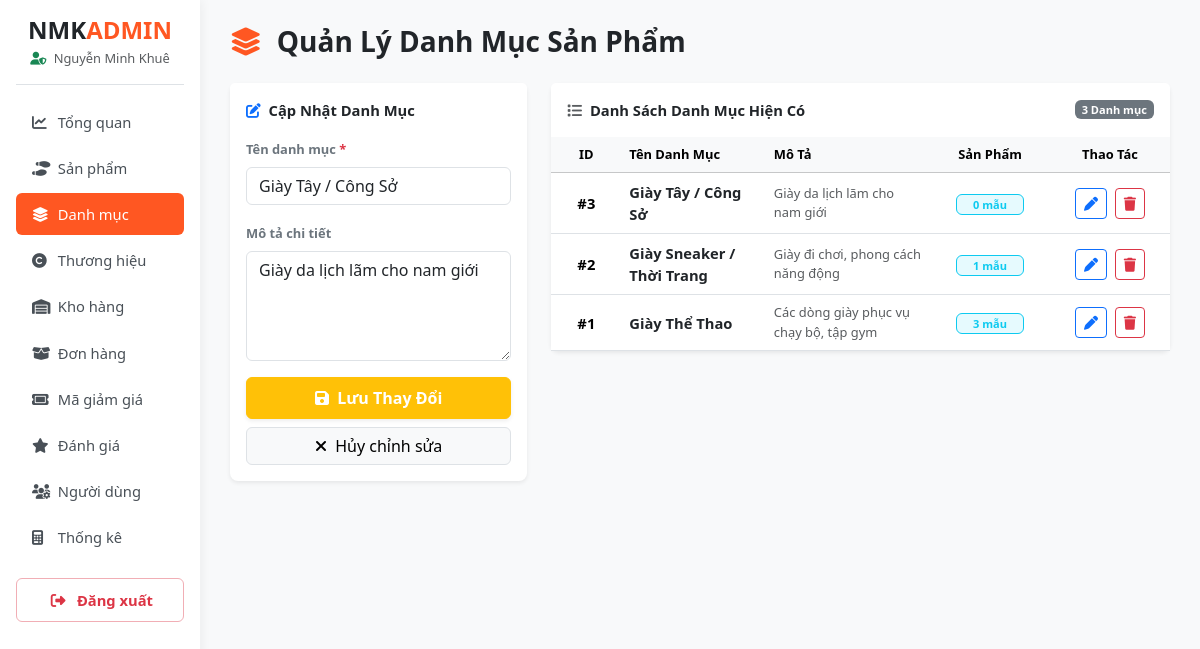
The app's page /admin/modules/danh-muc/index-danhmuc.php?edit=3 (signed in), older data.
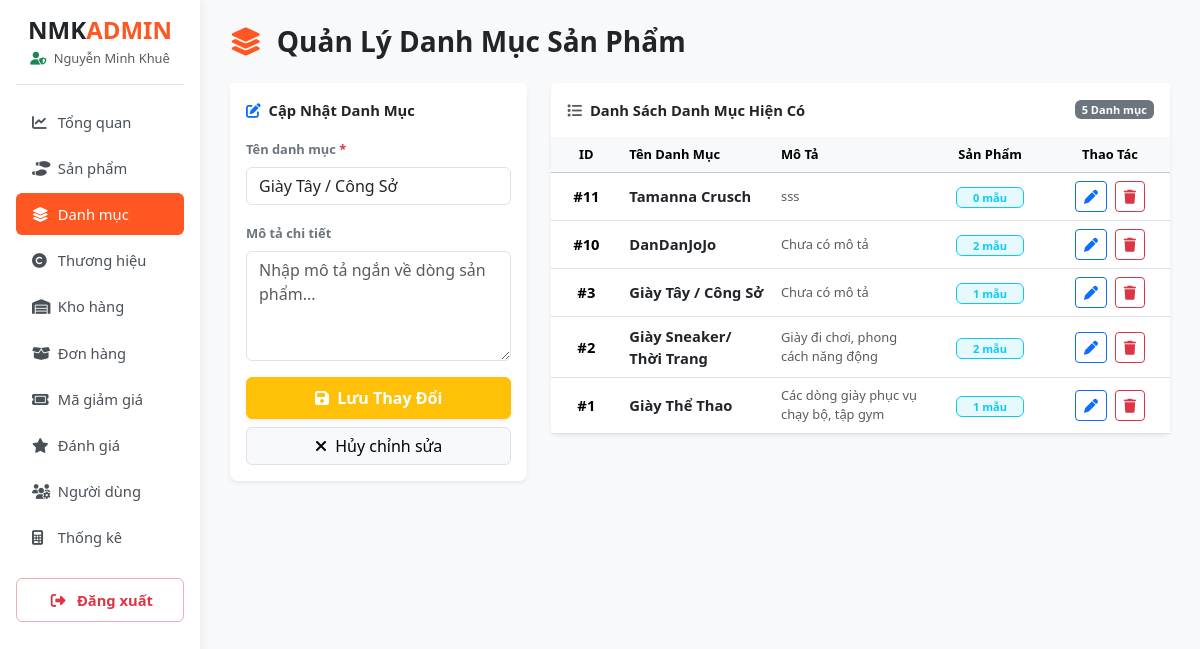
The same page, newer data.
### tables this page shows
CREATE TABLE `categories` (
  `id` int(11) NOT NULL,
  `category_name` varchar(100) NOT NULL,
  `description` text DEFAULT NULL
);

### config.php (called while the page is built, shortened)
<?php
function sanitize($data) {
    return htmlspecialchars(trim((string)$data), ENT_QUOTES, 'UTF-8');
}

### admin/modules/danh-muc/index-danhmuc.php (the view, shortened to what the changed rows need)
<?php
require_once __DIR__ . '/../../../config.php';
$edit_id = isset($_GET['edit']) ? (int)$_GET['edit'] : 0;
$edit_data = null;
if ($edit_id > 0) {
    $stmt = $pdo->prepare("SELECT * FROM categories WHERE id = ?");
    $stmt->execute([$edit_id]);
    $edit_data = $stmt->fetch();
}
try {
    $categories = $pdo->query("SELECT c.*, COUNT(p.id) AS total_products
                              FROM categories c
                              LEFT JOIN products p ON c.id = p.category_id
                              GROUP BY c.id
                              ORDER BY c.id DESC")->fetchAll();
} catch (PDOException $e) {
    $categories = [];
}
require_once __DIR__ . '/../../includes/header.php';
require_once __DIR__ . '/../../includes/sidebar.php';
?>
<div class="row">
    <div class="col-md-4 mb-4">
        <div class="card border-0 shadow-sm rounded-3">
            <div class="card-body pt-0">
                <form action="" method="POST">
                    <div class="mb-3">
                        <label class="form-label fw-semibold small text-secondary">Tên danh mục <span class="text-danger">*</span></label>
                        <input type="text" name="name" class="form-control" placeholder="VD: Giày Sneaker, Giày Chạy Bộ" value="<?= sanitize($edit_data['category_name'] ?? '') ?>" required>
                    </div>
                    <div class="mb-3">
                        <label class="form-label fw-semibold small text-secondary">Mô tả chi tiết</label>
                        <textarea name="description" class="form-control" rows="4" placeholder="Nhập mô tả ngắn về dòng sản phẩm..."><?= sanitize($edit_data['description'] ?? '') ?></textarea>
                    </div>
                </form>
            </div>
        </div>
    </div>
    <div class="col-md-8">
        <div class="card border-0 shadow-sm rounded-3">
            <div class="card-header bg-white py-3 fw-bold d-flex justify-content-between align-items-center border-0">
                <span><i class="fa-solid fa-list me-1 text-muted"></i> Danh Sách Danh Mục Hiện Có</span>
                <span class="badge bg-secondary"><?= count($categories) ?> Danh mục</span>
            </div>
            <div class="card-body p-0">
                <div class="table-responsive">
                    <table class="table table-hover align-middle mb-0">
                        <thead class="table-light small fw-bold text-secondary">
                            <tr>
                                <th width="70" class="text-center">ID</th>
                                <th>Tên Danh Mục</th>
                                <th>Mô Tả</th>
                                <th width="120" class="text-center">Sản Phẩm</th>
                                <th width="120" class="text-center">Thao Tác</th>
                            </tr>
                        </thead>
                        <tbody>
                            <?php if (empty($categories)): ?>
                                <tr>
                                    <td colspan="5" class="text-center py-4 text-muted">Chưa có danh mục nào được khởi tạo.</td>
                                </tr>
                            <?php else: ?>
                                <?php foreach ($categories as $cat): ?>
                                    <tr>
                                        <td class="text-center fw-bold">#<?= $cat['id'] ?></td>
                                        <td class="fw-semibold text-dark"><?= sanitize($cat['category_name']) ?></td>
                                        <td class="text-muted small"><?= sanitize($cat['description'] ?: 'Chưa có mô tả') ?></td>
                                        <td class="text-center">
                                            <span class="badge bg-info bg-opacity-10 text-info border border-info border-opacity-20 px-3 py-1">
                                                <?= $cat['total_products'] ?> mẫu
                                            </span>
                                        </td>
                                        <td class="text-center">
                                            <a href="?edit=<?= $cat['id'] ?>" class="btn btn-sm btn-outline-primary me-1" title="Sửa"><i class="fa-solid fa-pen"></i></a>
                                            <a href="?delete=<?= $cat['id'] ?>" class="btn btn-sm btn-outline-danger" title="Xóa" onclick="return confirm('Bạn có chắc muốn xóa danh mục này? Sản phẩm thuộc danh mục sẽ chuyển sang Chưa phân loại.')"><i class="fa-solid fa-trash"></i></a>
                                        </td>
                                    </tr>
                                <?php endforeach; ?>
                            <?php endif; ?>
                        </tbody>
                    </table>
                </div>
            </div>
        </div>
    </div>
</div>
<?php
require_once __DIR__ . '/../../includes/footer.php';
?>

Row changes from the older to the newer data that the page shows:
changed categories "Giày Tây / Công Sở": description "Giày da lịch lãm cho nam giới" → "Chưa có mô tả"; total_products "0" → "1"; description "Giày da lịch lãm cho nam giới" → (not shown)
added categories: id "11", category_name "Tamanna Crusch", description "sss", total_products "0"
added categories: id "10", category_name "DanDanJoJo", description "Chưa có mô tả", total_products "2"
changed categories "Giày đi chơi, phong cách năng động": category_name "Giày Sneaker / Thời Trang" → "Giày Sneaker/ Thời Trang"; total_products "1" → "2"
computed for categories "Giày Thể Thao": total_products "3" → "1"
Text that changed along with them:
count($categories): "3" → "5"
